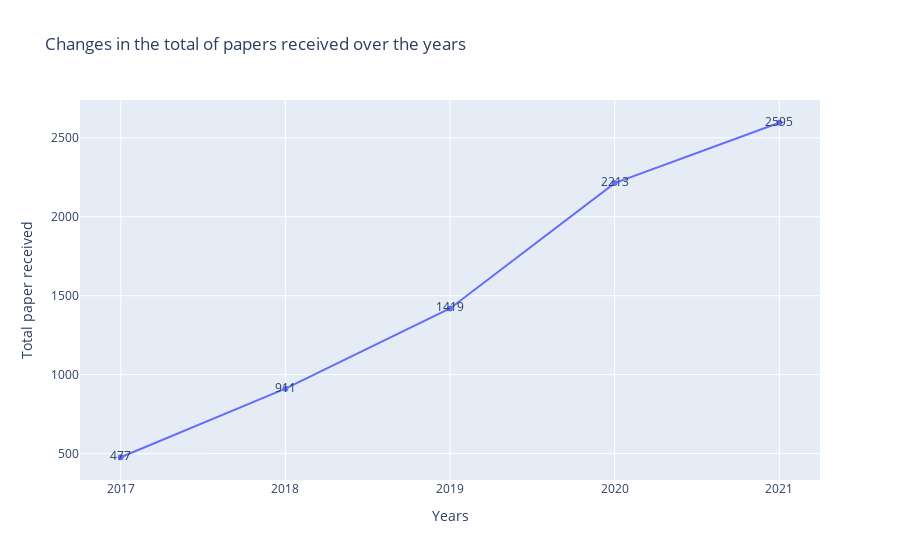

Notebook code for this chart:
### Code cell
plt.figure(figsize=(2,2))
years=['2017', '2018', '2019', '2020', '2021']
received=dfpaper['Year'].value_counts(ascending=True)

fig = px.line(dfpaper['Year'], x=years, y=received, labels={'x': 'Years', 'y':'Total paper received'},text=received,title='Changes in the total of papers received over the years')
fig.show()

### Figure 1 — Plotly figure (JSON) as saved in the notebook; plotly's stock layout.template omitted (floating-point values rounded to 4 significant figures)
{"data": [{"hovertemplate": "Years=%{x}<br>Total paper received=%{y}<br>text=%{text}<extra></extra>", "legendgroup": "", "line": {"color": "#636efa", "dash": "solid"}, "marker": {"symbol": "circle"}, "mode": "lines+markers+text", "name": "", "orientation": "v", "showlegend": false, "text": [477, 911, 1419, 2213, 2595], "type": "scatter", "x": ["2017", "2018", "2019", "2020", "2021"], "xaxis": "x", "y": [477, 911, 1419, 2213, 2595], "yaxis": "y"}], "layout": {"legend": {"tracegroupgap": 0}, "title": {"text": "Changes in the total of papers received over the years"}, "xaxis": {"anchor": "y", "domain": [0, 1], "title": {"text": "Years"}}, "yaxis": {"anchor": "x", "domain": [0, 1], "title": {"text": "Total paper received"}}}}
